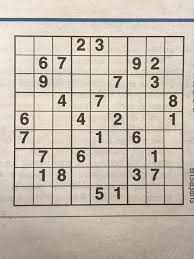
#> input picture Images/image5.jpeg, 194 x 259 px, found by its file name
$ python thresholding.py
#> lines starting #> are read from the running program, lines starting #| are printed output that depends on the picture; after the words box and inside, x2 and y2 are one past the last pixel; in counts of white or black regions, pixels touching at a corner belong together
# [22 lines of commented-out code are left out]

import numpy as np
import cv2

img = cv2.imread("C:/Users/hp/Desktop/coding/opencv/image5.jpeg")
#> img is the input picture: shape (259, 194, 3); mean B, G, R 175.2, 187.2, 195.4
img = cv2.resize(img, (500, 500))
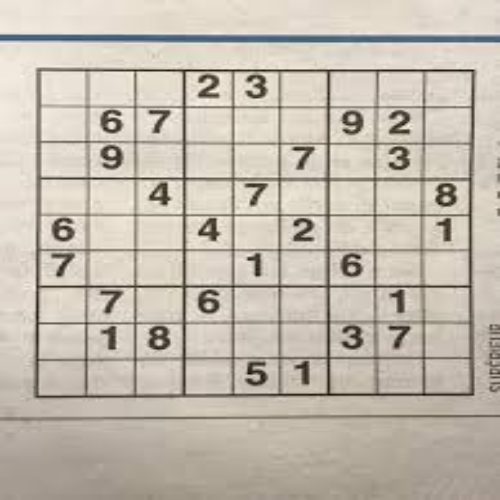
#> img: shape (500, 500, 3); mean B, G, R 175.1, 187.1, 195.3

# Convert the image to grayscale
gray = cv2.cvtColor(img, cv2.COLOR_BGR2GRAY)

# Simple binary threshold
_, th1 = cv2.threshold(gray, 127, 255, cv2.THRESH_BINARY)
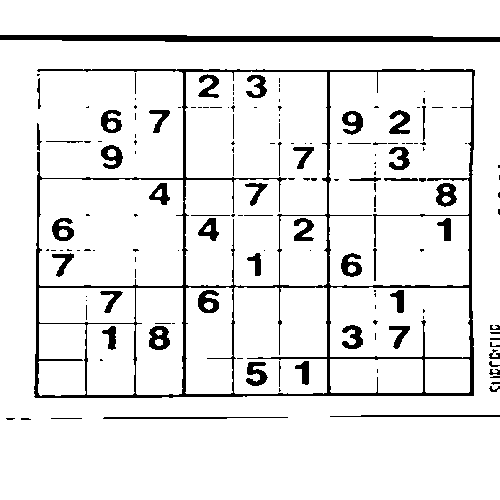
#> th1: shape (500, 500); 91.4% white; 161 black regions (103 under 20 px), largest, box (x1, y1, x2, y2) and area: (34, 69, 475, 398) 9362, (0, 35, 500, 42) 2893, (149, 326, 170, 350) 337

# Adaptive threshold with mean calculation
th2 = cv2.adaptiveThreshold(gray, 255, cv2.ADAPTIVE_THRESH_MEAN_C, cv2.THRESH_BINARY, 11, 2)
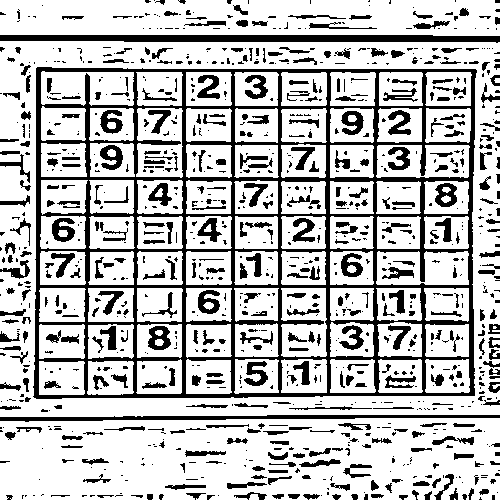
#> th2: shape (500, 500); 74.4% white; 1055 black regions (641 under 20 px), largest, box (x1, y1, x2, y2) and area: (33, 67, 477, 399) 26522, (0, 35, 500, 43) 3311, (0, 415, 500, 422) 1795

# Adaptive threshold with Gaussian calculation
th3 = cv2.adaptiveThreshold(gray, 255, cv2.ADAPTIVE_THRESH_GAUSSIAN_C, cv2.THRESH_BINARY, 11, 2)
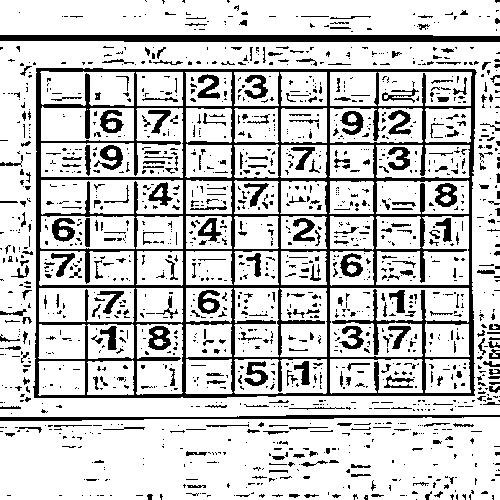
#> th3: shape (500, 500); 79% white; 1538 black regions (1240 under 20 px), largest, box (x1, y1, x2, y2) and area: (33, 68, 477, 398) 22842, (0, 35, 500, 42) 3309, (0, 415, 500, 421) 1492

# Display results
cv2.imshow("Original Image", img)
cv2.imshow("Simple Threshold", th1)
cv2.imshow("Adaptive Mean Threshold", th2)
cv2.imshow("Adaptive Gaussian Threshold", th3)

cv2.waitKey(0)
cv2.destroyAllWindows()
